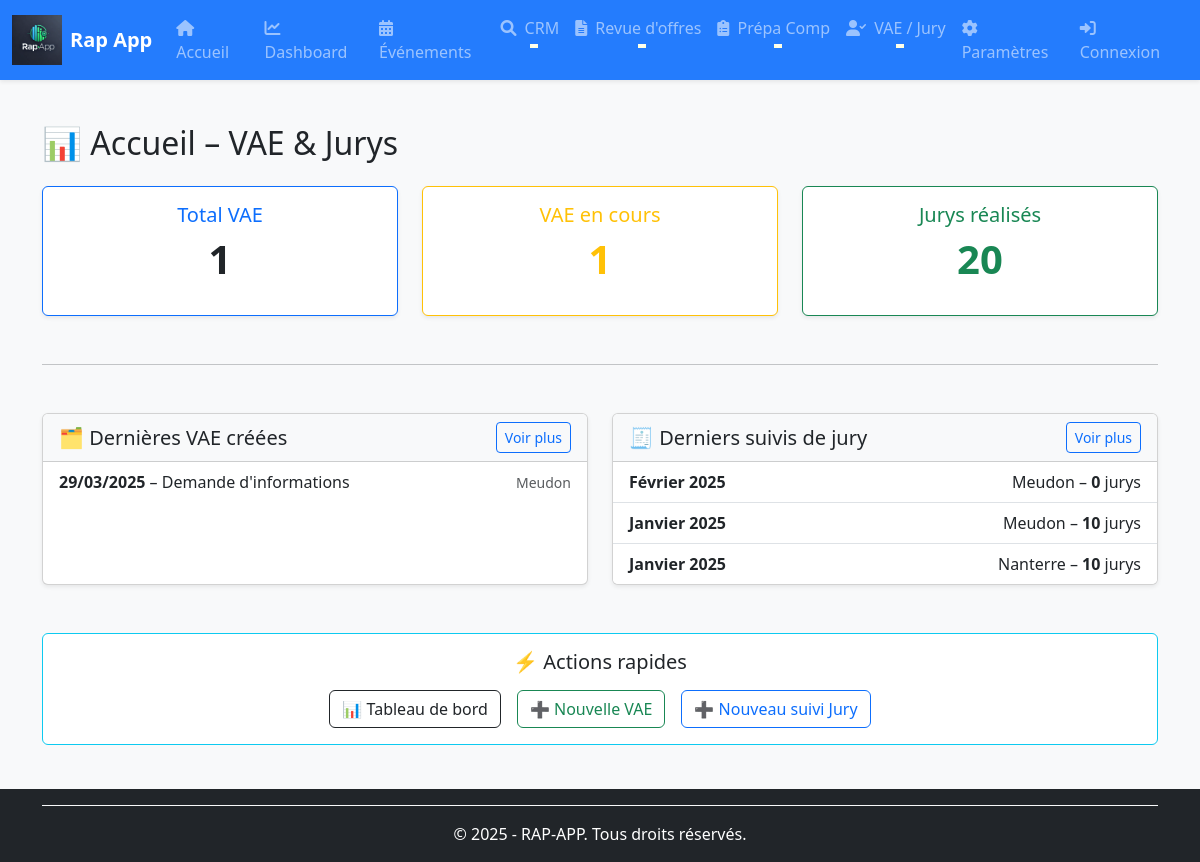
/vae-jury/, run on the app's committed database.
### rap_app/models/vae_jury.py (models this page shows, shortened)
class VAE(models.Model):
    STATUT_CHOICES = [
        ('info', _("Demande d'informations")),
        ('dossier', _("Dossier en cours")),
        ('attente_financement', _("En attente de financement")),
        ('accompagnement', _("Accompagnement en cours")),
        ('jury', _("En attente de jury")),
        ('terminee', _("VAE terminée")),
        ('abandonnee', _("VAE abandonnée")),
    ]
    centre = models.ForeignKey(
        Centre,
        on_delete=models.CASCADE,
        related_name='vaes',
        verbose_name=_("Centre")
    )
    reference = models.CharField(
        max_length=50,
        blank=True,
        verbose_name=_("Référence")
    )
    date_creation = models.DateField(
        verbose_name=_("Date de création"),
        help_text=_("Date à laquelle la VAE a été créée, pas nécessairement aujourd'hui")
    )
    date_saisie = models.DateTimeField(
        auto_now_add=True,
        verbose_name=_("Date de saisie dans le système")
    )
    statut = models.CharField(
        max_length=20,
        choices=STATUT_CHOICES,
        default='info',
        verbose_name=_("Statut")
    )
    date_modification = models.DateTimeField(
        auto_now=True,
        verbose_name=_("Date de dernière modification")
    )
    commentaire = models.TextField(
        blank=True,
        verbose_name=_("Commentaire")
    )
    class Meta:
        verbose_name = _("VAE")
        verbose_name_plural = _("VAEs")
        ordering = ['-date_creation', 'centre']
        indexes = [
            models.Index(fields=['centre', 'statut']),
            models.Index(fields=['date_creation']),
        ]

class PeriodeMixin(models.Model):
    MOIS_CHOICES = [
        (1, _("Janvier")), (2, _("Février")), (3, _("Mars")), (4, _("Avril")),
        (5, _("Mai")), (6, _("Juin")), (7, _("Juillet")), (8, _("Août")),
        (9, _("Septembre")), (10, _("Octobre")), (11, _("Novembre")), (12, _("Décembre")),
    ]
    centre = models.ForeignKey(
        Centre,
        on_delete=models.CASCADE,
        verbose_name=_("Centre")
    )
    annee = models.PositiveIntegerField(
        validators=[MinValueValidator(2000)],
        verbose_name=_("Année")
    )
    mois = models.PositiveSmallIntegerField(
        choices=MOIS_CHOICES,
        verbose_name=_("Mois")
    )
    class Meta:
        abstract = True
        ordering = ['annee', 'mois', 'centre']
        indexes = [
            models.Index(fields=['centre', 'annee', 'mois']),
        ]

class SuiviJury(PeriodeMixin):
    objectif_jury = models.PositiveIntegerField(
        default=0,
        verbose_name=_("Objectif jury")
    )
    jurys_realises = models.PositiveIntegerField(
        default=0,
        verbose_name=_("Jurys réalisés")
    )
    pourcentage_mensuel = models.DecimalField(
        max_digits=6,
        decimal_places=2,
        default=Decimal('0.00'),
        editable=False,
        verbose_name=_("Pourcentage mensuel")
    )
    class Meta(PeriodeMixin.Meta):
        unique_together = ('centre', 'annee', 'mois')
        verbose_name = _("Suivi des jurys")
        verbose_name_plural = _("Suivis des jurys")

### rap_app/models/centres.py (models this page shows, shortened)
class Centre(BaseModel):
    nom = models.CharField(
        max_length=255,
        unique=True,
        verbose_name="Nom du centre",
        help_text="Nom complet du centre de formation (doit être unique)"
    )
    code_postal = models.CharField(
        max_length=5,
        null=True,
        blank=True,
        verbose_name="Code postal",
        help_text="Code postal à 5 chiffres du centre",
        validators=[
            RegexValidator(
                regex=r'^\d{5}$',
                message="Le code postal doit contenir exactement 5 chiffres"
            )
        ]
    )
    """Champs pour le model prepa et vae_jury"""
    objectif_annuel_prepa = models.PositiveIntegerField(null=True, blank=True)
    objectif_hebdomadaire_prepa = models.PositiveIntegerField(default=0, blank=True, null=True)
    objectif_annuel_jury = models.PositiveIntegerField(default=0)
    objectif_mensuel_jury = models.PositiveIntegerField(default=0)
    class Meta:
        verbose_name = "Centre"
        verbose_name_plural = "Centres"
        ordering = ['nom']
        indexes = [
            models.Index(fields=['nom']),
            models.Index(fields=['code_postal']),
        ]

### rap_app/views/vae_jury_views.py (the view)
# urls.py: path('vae-jury/', vae_jury_home, name='vae-jury-home'),
def vae_jury_home(request):
    total_vae = VAE.objects.count()
    total_en_cours = VAE.objects.exclude(statut__in=['terminee', 'abandonnee']).count()
    total_jurys = SuiviJury.objects.aggregate(Sum('jurys_realises'))['jurys_realises__sum'] or 0
    derniers_vae = VAE.objects.order_by('-date_creation')[:5]
    derniers_jurys = SuiviJury.objects.order_by('-annee', '-mois')[:5]
    context = {
        'total_vae': total_vae,
        'total_en_cours': total_en_cours,
        'total_jurys': total_jurys,
        'derniers_vae': derniers_vae,
        'derniers_jurys': derniers_jurys,
    }
    return render(request, 'vae_jury/vae_jury_home.html', context)

### rap_app/templates/vae_jury/vae_jury_home.html
{% extends "base.html" %}
{% block content %}
<div class="container mt-4">
  <h2 class="mb-4">📊 Accueil – VAE & Jurys</h2>
  <div class="row g-4 text-center">
    <div class="col-md-4">
      <div class="card border-primary shadow-sm h-100">
        <div class="card-body">
          <h5 class="card-title text-primary">Total VAE</h5>
          <p class="display-6 fw-bold">{{ total_vae }}</p>
        </div>
      </div>
    </div>
    <div class="col-md-4">
      <div class="card border-warning shadow-sm h-100">
        <div class="card-body">
          <h5 class="card-title text-warning">VAE en cours</h5>
          <p class="display-6 fw-bold text-warning">{{ total_en_cours }}</p>
        </div>
      </div>
    </div>
    <div class="col-md-4">
      <div class="card border-success shadow-sm h-100">
        <div class="card-body">
          <h5 class="card-title text-success">Jurys réalisés</h5>
          <p class="display-6 fw-bold text-success">{{ total_jurys }}</p>
        </div>
      </div>
    </div>
  </div>
  <hr class="my-5">
  <div class="row g-4">
    <div class="col-md-6">
      <div class="card shadow-sm h-100">
        <div class="card-header bg-light d-flex justify-content-between align-items-center">
          <h5 class="mb-0">🗂️ Dernières VAE créées</h5>
          <a href="{% url 'vae-list' %}" class="btn btn-sm btn-outline-primary">Voir plus</a>
        </div>
        <ul class="list-group list-group-flush">
          {% for vae in derniers_vae %}
          <li class="list-group-item d-flex justify-content-between align-items-center">
            <span>
              <strong>{{ vae.date_creation|date:"d/m/Y" }}</strong> – {{ vae.get_statut_display }}
            </span>
            <span class="text-muted small">{{ vae.centre.nom }}</span>
          </li>
          {% empty %}
          <li class="list-group-item text-muted">Aucune VAE récente</li>
          {% endfor %}
        </ul>
      </div>
    </div>
    <div class="col-md-6">
      <div class="card shadow-sm h-100">
        <div class="card-header bg-light d-flex justify-content-between align-items-center">
          <h5 class="mb-0">🧾 Derniers suivis de jury</h5>
          <a href="{% url 'jury-list' %}" class="btn btn-sm btn-outline-primary">Voir plus</a>
        </div>
        <ul class="list-group list-group-flush">
          {% for suivi in derniers_jurys %}
          <li class="list-group-item d-flex justify-content-between align-items-center">
            <span>
              <strong>{{ suivi.get_mois_display }} {{ suivi.annee }}</strong>
            </span>
            <span>{{ suivi.centre.nom }} – <strong>{{ suivi.jurys_realises }}</strong> jurys</span>
          </li>
          {% empty %}
          <li class="list-group-item text-muted">Aucun jury récent</li>
          {% endfor %}
        </ul>
      </div>
    </div>
  </div>
  <div class="card mt-5 border-info">
    <div class="card-body text-center">
      <h5 class="card-title mb-3">⚡ Actions rapides</h5>
      <div class="d-flex flex-wrap justify-content-center gap-3">
        <a href="{% url 'vae-jury-dashboard' %}" class="btn btn-outline-dark">
          📊 Tableau de bord
        </a>
        <a href="{% url 'vae-create' %}" class="btn btn-outline-success">
          ➕ Nouvelle VAE
        </a>
        <a href="{% url 'jury-create' %}" class="btn btn-outline-primary">
          ➕ Nouveau suivi Jury
        </a>
      </div>
    </div>
  </div>
</div>
{% endblock %}

### rap_app/templates/base.html (style rules this page uses)
:root { --primary-color: #007bff; --primary-hover-color: #0056b3; --navbar-height: 80px; --background-color: #f8f9fa; }
body { background-color: var(--background-color); display: flex; flex-direction: column; min-height: 100vh; }

### data on the page
VAE: date_creation "29/03/2025", statut "Demande d'informations", centre.nom "Meudon"
SuiviJury: mois "Février", annee "2025", centre.nom "Meudon", jurys_realises "0"
SuiviJury: mois "Janvier", annee "2025", centre.nom "Meudon", jurys_realises "10"
SuiviJury: mois "Janvier", annee "2025", centre.nom "Nanterre", jurys_realises "10"

### other printed values
{{ total_vae }} "1"
{{ total_en_cours }} "1"
{{ total_jurys }} "20"
